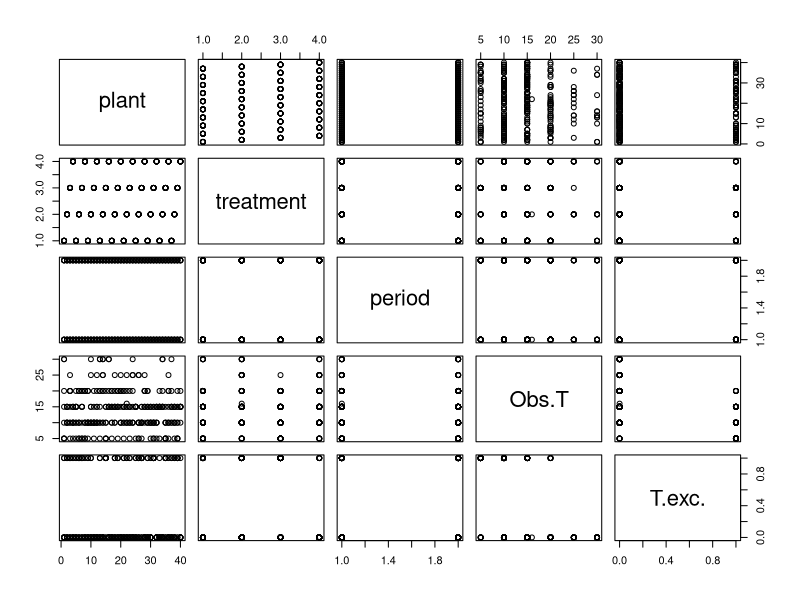
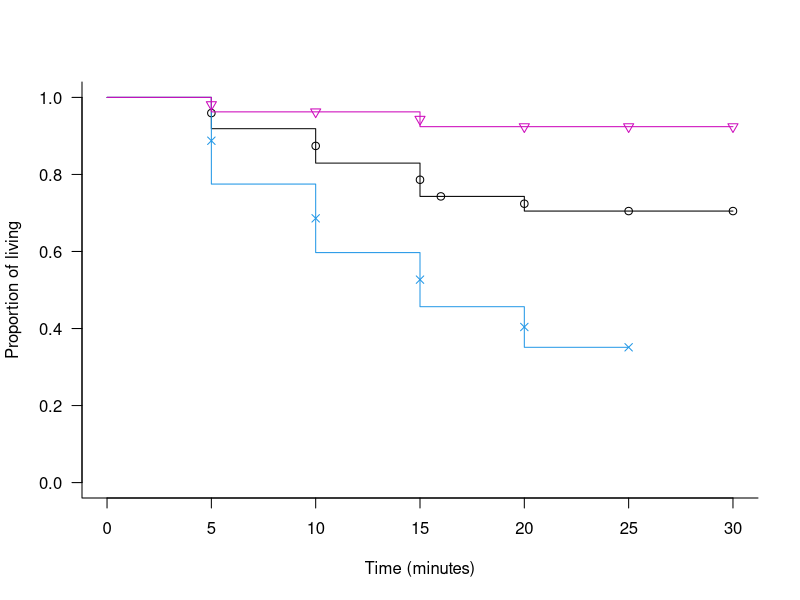

The R script that drew these images, in order: (Note: this script raises an error after producing the figures.)
#Set the working directory
setwd(dirname(rstudioapi::getActiveDocumentContext()$path))


#Delete all previous objects
rm(list= ls())


#Get the data
data<- read.table("Survival.txt",header=T)
attach(data)
summary(data)
plot(data)


#Does the time of observation depend on the treatment?
library(survival)
m.completo = survreg(Surv(Obs.T,T.exc.)~treatment) #Checke README.txt for metadata
m.n = survreg(Surv(Obs.T,T.exc.)~1)
anova(m.n,m.completo,test="Chisq")
#The null model was rejected -> p = 1.933149e-11


#Which treatments differ from one another?
library(car)
#Merge the variables water and amino acids 
treat.1=recode(treatment,"c('water','amino')='wateramino'")
levels(treat.1)

#Run the test again
m1= survreg(Surv(Obs.T,T.exc.)~treatment)
m2 = survreg(Surv(Obs.T,T.exc.)~treat.1)
anova(m1,m2,test="Chisq")
#Cannot merge water with amino -> p = 0.005447493

#Merge the variables amino acids and sucrose 
treat.2=recode(treatment,"c('amino','sucrose')='aminosucrose'")
levels(treat.2)

#Run the test again
m1= survreg(Surv(Obs.T,T.exc.)~treatment)
m3 = survreg(Surv(Obs.T,T.exc.)~treat.2)
anova(m1,m3,test="Chisq")
#These two variables do not differ from one another and so can be merged -> p = 0.5183989

#Merge the variables aminosucrose and sucrose_amino 
treat.3=recode(treatment,"c('amino','sucrose','sucrose_amino')='aminosucrosesacamino'")
levels(treat.3)

#Run the test again
m1= survreg(Surv(Obs.T,T.exc.)~treatment)
m4 = survreg(Surv(Obs.T,T.exc.)~treat.3)
anova(m1,m4,test="Chisq")
#Cannot merge aminosucrose with sucrose_amino -> p = 3.224872e-06

#Based on those tests, water is different from amino and sucrose, which are different from sacamino

#Estimate the P-value 
treat.2=recode(treatment,"c('amino','sucrose')='aminosucrose'")
levels(treat.2)
m3 = survreg(Surv(Obs.T,T.exc.)~treat.2)
m.n = survreg(Surv(Obs.T,T.exc.)~1)
anova(m.n,m3,test="Chisq")
#p= 4.029096e-12
anova(m3)
summary(m3)


#Plot the graph
#Rename the treatments
treat.4=recode(treatment,"c('water')='Water'")
levels(treat.4)

treat.5=recode(treat.4,"c('amino','sucrose')='Amino acids - sucrose'")
levels(treat.5)

treat.6=recode(treat.5,"c('sucrose_amino')='Sucrosese+Amino acids'")
levels(treat.6)

legend = c("Water","Amino acids or sucrose","Sucrose + Amino acids")
legend

#Run the model to be used for plotting
m.full = survfit(Surv(Obs.T,T.exc.)~treat.6)


#Survival plot with raw curves
plot(m.full,mark=c(1,4,6),las=1,col=c(1,4,6),ylab= "Proportion of living", xlab="Time (minutes)",bty="l")

#Estimate alpha and mu
#Calculate the mean time for each group (log), that is, the mean time to death
#calculating alpha
m.full = survreg(Surv(Obs.T,T.exc.)~treat.6)
summary(m.full)

Scale= 0.605

alpha <- 1/m.full$scale
alpha
#1.65404

#mu = exp(parameter obtained in the summary)
#Scale parameter for the construction of the curve of each treatment

#mu_water
mut1 = exp(4.440)
mut1
#84.77494

#mu_amino-sucrose
mut2 = exp(4.440-0.848)
mut2
#36.30662

#mu_sucrose+amino
mut3 = exp(4.440-1.551)
mut3
#17.97533

#TPM1 = water
TPM1 <- mut1*gamma(1+(1/alfa))
TPM1
#75.79214

#TPM2 = amino?cidos-sacarose
TPM2 <- mut2*gamma(1+(1/alfa))
TPM2
#32.45954

#TPM3 = sacarose+amino?cidos
TPM3 <- mut3*gamma(1+(1/alfa))
TPM3
#16.07065


#Survival plot with estimated curves
m.full = survfit(Surv(Obs.T,T.exc.)~treat.6)
plot(m.full,mark=c(1,4),las=1,col=c("white","white"),ylab= "Proportion of termites remaining (log)", xlab="Time (min)",bty="l",family="serif",cex.lab=1.2)

#Curve for water
curve(exp((-mut1^(-alfa))*(x^alfa)),from=0,to=50,xlab="",ylab="Proportion of termites remaining (log)",type="l",lty=1,col="gray70",lwd=2,add=T)

#Curve for amino-sucrose
curve(exp((-mut2^(-alfa))*(x^alfa)),from=0,to=50,xlab="",ylab="Proportion of termites remaining (log)",type="l",lty=2,col="gray40",log="y",lwd=2,add=T)

#Curve for sucrose+amino
curve(exp((-mut3^(-alfa))*(x^alfa)),from=0,to=50,xlab="",ylab="Proportion of termites remaining (log)",type="l",lty=1,col=1,log="y",lwd=2,add=T)


#Plot the mean time 
#Calculating the time where we have 50% mortality, an interpretation of the MU parameter
# log(S) = (-mu^-alfa)*(t^alfa)
# t^alfa = log(S)/((-mu^-alfa))
# t = (log(S)/((-mu^-alfa)))^(1/alfa)

#mean time for water
tmedio1 <- (log(0.5)/((-mut1^-alfa)))^(1/alfa)
tmedio1
abline(h=0.5,lty=2)
abline(v=tmedio1,lty=2,col=1)
points(tmedio1,0.5,pch=16,cex=1,col=1)

#mean time for amino_sacarose
tmedio2 <- (log(0.5)/((-mut2^-alfa)))^(1/alfa)
tmedio2
abline(h=0.5,lty=2)
abline(v=tmedio2,lty=2,col=1,ylim=c(0,0.5))
points(tmedio2,0.5,pch=15,cex=1.5,col="gray40")

#mean time for sucrose+amino?cidos
tmedio3 <- (log(0.5)/((-mut3^-alfa)))^(1/alfa)
tmedio3
abline(h=0.5,lty=2)
abline(v=tmedio3,lty=2,col=1)
points(tmedio3,0.5,pch=16,cex=1.5,col=1)

#Plot the legend
legend("bottomleft",legend=(legend),lty=c(1,2,1),pch=c(NA,15,16),pt.cex=0.8,col=c("gray70","gray40",1),lwd=2,bty="n")

detach(data)

######################################################################################################################
